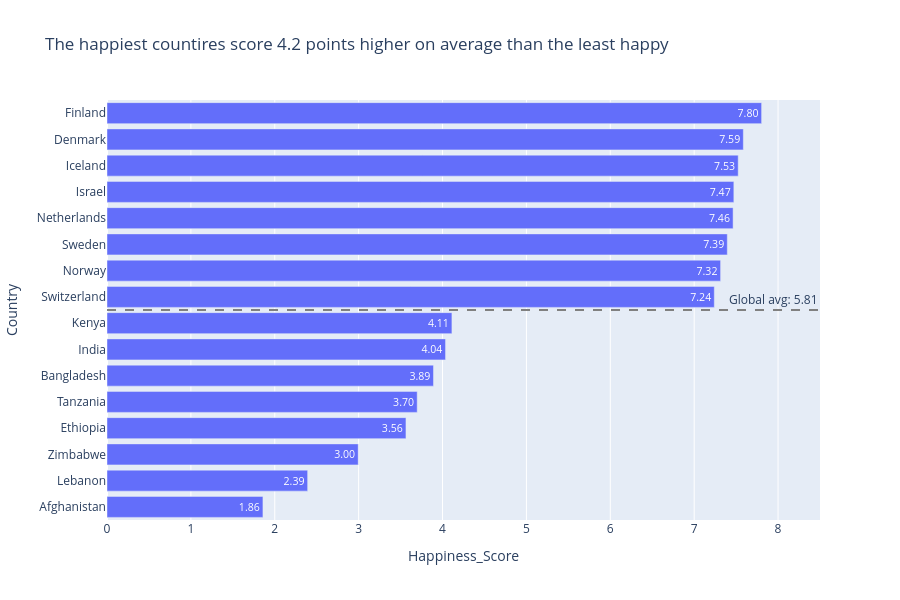

Here is the notebook cell this chart was saved with:
### Markdown cell above
---
## Task 2 — Bottom vs. Top: A Contrast Story

**What to build:** A bar chart that highlights the **gap between the happiest and least happy countries**, focusing on a specific insight.

**Requirements:**
- Show the **top 8 AND bottom 8 countries** together (16 bars total)
- Use **colour** to distinguish the two groups (not Plotly's default rainbow)
- Add a **visual separator or annotation** that emphasises the gap
- Insight title that tells the story of the gap

**Hint:** Use `pd.concat([df.nlargest(8,'Happiness_Score'), df.nsmallest(8,'Happiness_Score')])` to get both groups.

**Stretch goal:** Add a vertical reference line showing the global average.

### Code cell
# Task 2: Top 8 vs. Bottom 8 contrast
# ------------------------------------

# Step 1: Get top and bottom countries
top8 = df.nlargest(8, 'Happiness_Score').copy()
top8['Group'] = 'Top 8'
bottom8 = df.nsmallest(8, 'Happiness_Score').copy()
bottom8['Group'] = 'Bottom 8'

combined = pd.concat([bottom8, top8]).sort_values('Happiness_Score')
global_avg = df['Happiness_Score'].mean()
print(f"Global average: {global_avg:.2f}")

# Step 2: Build your chart
# YOUR CODE HERE
gap = top8['Happiness_Score'].mean() - bottom8['Happiness_Score'].mean()

fig = px.bar(
    combined,
    x='Happiness_Score',
    y='Country',
    orientation='h',
    color_discrete_map={'Top 8': '#2ca02c', 'Bottom 8': '#d62728'},
    text_auto='.2f',
    title=f'The happiest countires score {gap:.1f} points higher on average than the least happy'
)

fig.add_hline(y=7.5, line_dash='dash', line_color='grey',
             annotation_text=f'Global avg: {global_avg:.2f}')

fig.update_layout(xaxis=dict(range=[0,8.5]), height=600)

fig.show()

### Figure 1 — Plotly figure (JSON) as saved in the notebook; plotly's stock layout.template omitted (floating-point values rounded to 4 significant figures)
{"data": [{"hovertemplate": "Happiness_Score=%{x}<br>Country=%{y}<extra></extra>", "legendgroup": "", "marker": {"color": "#636efa", "pattern": {"shape": ""}}, "name": "", "orientation": "h", "showlegend": false, "textposition": "auto", "texttemplate": "%{x:.2f}", "type": "bar", "x": [1.859, 2.392, 2.995, 3.564, 3.698, 3.892, 4.036, 4.112, 7.24, 7.315, 7.395, 7.464, 7.473, 7.525, 7.586, 7.804], "xaxis": "x", "y": ["Afghanistan", "Lebanon", "Zimbabwe", "Ethiopia", "Tanzania", "Bangladesh", "India", "Kenya", "Switzerland", "Norway", "Sweden", "Netherlands", "Israel", "Iceland", "Denmark", "Finland"], "yaxis": "y"}], "layout": {"annotations": [{"showarrow": false, "text": "Global avg: 5.81", "x": 1, "xanchor": "right", "xref": "x domain", "y": 7.5, "yanchor": "bottom", "yref": "y"}], "barmode": "relative", "height": 600, "legend": {"tracegroupgap": 0}, "shapes": [{"line": {"color": "grey", "dash": "dash"}, "type": "line", "x0": 0, "x1": 1, "xref": "x domain", "y0": 7.5, "y1": 7.5, "yref": "y"}], "title": {"text": "The happiest countires score 4.2 points higher on average than the least happy"}, "xaxis": {"anchor": "y", "domain": [0, 1], "range": [0, 8.5], "title": {"text": "Happiness_Score"}}, "yaxis": {"anchor": "x", "domain": [0, 1], "title": {"text": "Country"}}}}
